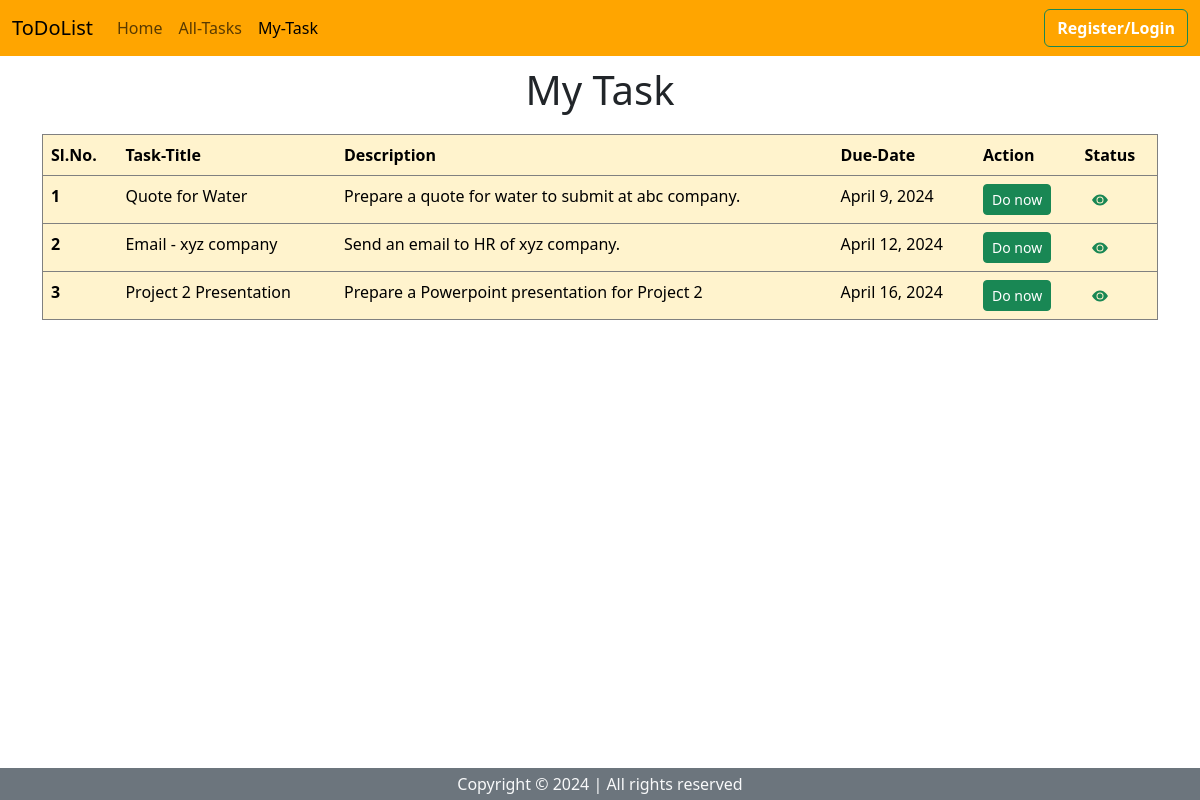
/frontend/my_tasks/Emp1, run on the app's committed database.
### backend/models.py (models this page shows)
class taskDB(models.Model):
    Task_Title = models.CharField(max_length=100,null=True,blank=True)
    Employee = models.CharField(max_length=100,null=True,blank=True)
    Description = models.TextField(max_length=500,null=True,blank=True)
    Due_date= models.DateField(null=True)

### frontend/views.py (the view)
# urls.py: path('my_tasks/<my_name>',views.my_tasks,name="my_tasks"),
def my_tasks(request,my_name):
    mydata = taskDB.objects.filter(Employee=my_name)
    return render(request,"my_tasks.html",{'mydata':mydata})

### frontend/templates/my_tasks.html (shortened to what this page needs)
<!doctype html>
<html lang="en">
  <head>
    <link href="https://cdn.jsdelivr.net/npm/bootstrap@5.3.2/dist/css/bootstrap.min.css" rel="stylesheet">
  </head>
  <body>
  <nav class="navbar navbar-expand-lg " style="background-color: #FFA500;">
  <div class="container-fluid">
    <a class="navbar-brand mb-0 h1" href="#">ToDoList</a>
    <div class="collapse navbar-collapse" id="navbarSupportedContent">
      <ul class="navbar-nav me-auto mb-2 mb-lg-0">
        <li class="nav-item">
          <a class="nav-link " aria-current="page" href="{% url 'User_Home_Page' %}">Home</a>
        </li>
        <li class="nav-item">
          <a class="nav-link" href="{% url 'All_Tasks_users' %}">All-Tasks</a>
        </li>
          <li class="nav-item">
          <a class="nav-link active" href="{% url 'my_tasks' my_name=request.session.Name %}">My-Task</a>
        </li>
      </ul>
        <div>
      <form class="d-flex" role="search">
          <div>
              {% if request.session.Name %}
            <button class="btn btn-outline-success text-light" type="button"><a href="{% url 'UserLogout' %}" style="text-decoration:none;
            color:white;font-weight:600">Log-out</a></button>
              {% else %}
              <button class="btn btn-outline-success text-light" type="button"><a href="{% url 'user_login_page' %}" style="text-decoration:none;
            color:white;font-weight:600">Register/Login</a></button>
              {% endif %}
          </div>
      </form>
            </div>
    </div>
  </div>
</nav>
<div class="container">
   <h1 class="text-center" style="margin-top:10px">My Task</h1>
  <table class="table table-hover table-warning" style="border:solid 1px gray;margin-top:20px">
  <thead>
    <tr>
      <th scope="col">Sl.No.</th>
      <th scope="col">Task-Title</th>
      <th scope="col">Description</th>
      <th scope="col">Due-Date</th>
      <th scope="col">Action</th>
      <th scope="col">Status</th>
    </tr>
  </thead>
  <tbody>
{% for m in mydata %}
    <tr>
      <th scope="row">{{forloop.counter}}</th>
      <td>{{m.Task_Title}}</td>
      <td>{{m.Description}}</td>
      <td>{{m.Due_date}}</td>
      <td><a href="{% url 'do_now' title=m.Task_Title %}"><button id="main" class="btn btn-success btn-sm">Do now</button></a></td>
      <td ><a href="{% url 'task_report_page' title2=m.Task_Title %}"><button class="btn btn-outline-success btn-sm" style="border:none"><svg xmlns="http://www.w3.org/2000/svg" width="16" height="16" fill="currentColor" class="bi bi-eye-fill" viewBox="0 0 16 16">
  <path d="M10.5 8a2.5 2.5 0 1 1-5 0 2.5 2.5 0 0 1 5 0"/>
  <path d="M0 8s3-5.5 8-5.5S16 8 16 8s-3 5.5-8 5.5S0 8 0 8m8 3.5a3.5 3.5 0 1 0 0-7 3.5 3.5 0 0 0 0 7"/>
</svg></button></a></td>
    </tr>
  {% endfor %}
  </tbody>
</table>
  </div>
  <footer>
    <p class="text-center bg-secondary text-light fixed-bottom my-0 py-1">
        Copyright &copy; 2024 | All rights reserved
    </p>
</footer>
  </body>
</html>

### data on the page
taskDB: Task_Title "Quote for Water", Description "Prepare a quote for water to submit at abc company.", Due_date "April 9, 2024"
taskDB: Task_Title "Email - xyz company", Description "Send an email to HR of xyz company.", Due_date "April 12, 2024"
taskDB: Task_Title "Project 2 Presentation", Description "Prepare a Powerpoint presentation for Project 2", Due_date "April 16, 2024"
